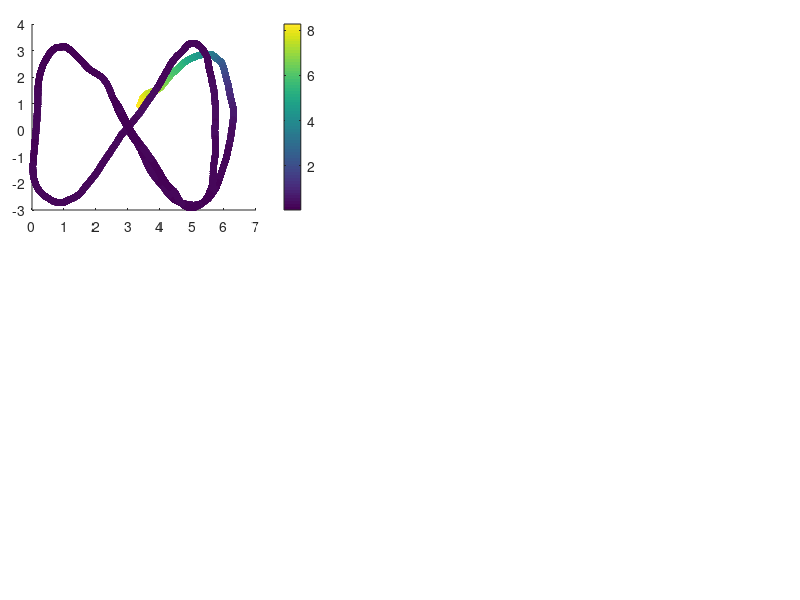

Write the MATLAB code that produced this figure. (Note: this script raises an error after producing the figure.)
%% Code to show the results of the Inverse kinematic controller

% Clean variables
clc, clear all, close all;
 
% Load variables of the system
load("T_MinNorma_UAV_DinInv_Real.mat")

% Change variable size
h = h(:, 1:end-1);
h_p = h_p(:, 1:end-1);
v = v(:, 1:end-1);

% Time definition 
t = t;

% Error definition
for k = 1:length(t)
    error_vector = hd(1:3, k)-h(1:3, k);
    error_dynamic(k) = norm(error_vector,2);
end

% Figure propert%% Figures
lw = 1; % linewidth 1
lwV = 2; % linewidth 2
fontsizeLabel = 11; %11
fontsizeLegend = 11;
fontsizeTicks = 11;
fontsizeTitel = 11;
sizeX = 1300; % size figure
sizeY = 750; % size figure

% color propreties
c1 = [80, 81, 79]/255;
c2 = [244, 213, 141]/255;
c3 = [242, 95, 92]/255;
c4 = [112, 141, 129]/255;

C18 = [0 0 0];
c5 = [130, 37, 37]/255;
c6 = [205, 167, 37]/255;
c7 = [81, 115, 180]/255;

C1 = [246 170 141]/255;
C2 = [51 187 238]/255;
C3 = [0 153 136]/255;
C4 = [238 119 51]/255;
C5 = [204 51 17]/255;
C6 = [238 51 119]/255;
C7 = [187 187 187]/255;
C8 = [80 80 80]/255;
C9 = [140 140 140]/255;
C10 = [0 128 255]/255;
C11 = [234 52 89]/255;
C12 = [39 124 252]/255;
C13 = [40 122 125]/255;
%C14 = [86 215 219]/255;
C14 = [252 94 158]/255;
C15 = [244 171 39]/255;
C16 = [100 121 162]/255;
C17 = [255 0 0]/255;
%% New color slection

figure('Position', [500 500 sizeX sizeY])
set(gcf, 'Position', [500 500 sizeX sizeY]);
fig1_comps.fig = gcf;

% Figure 1
axes('Position',[0.04 0.65 .35 .31]);
%% Colorbar
scatter(h(1, :),h(2, :),30,error_dynamic,'filled','MarkerFaceAlpha',0.7);
c = colorbar;
c.Label.Interpreter = 'latex';
c.Label.String = '$\textrm{Error}~||\tilde{\mathbf{\eta}}||$';

set(c,'TickLabelInterpreter','latex')

%% Desired Trajectory
hd_plot = line(hd(1,:),hd(2,:));
set(hd_plot, 'LineStyle', '--', 'Color', C8, 'LineWidth', 1.2*lw)

%% Real Trajectory
h_plot = line(h(1,:),h(2,:));
set(h_plot, 'LineStyle', '-', 'Color', C18, 'LineWidth', 1.2*lw)

%% Title of the image
hTitle_1 = title({'$\textrm{(a)}$'},'fontsize',14,'interpreter','latex','Color',C18);
%hXLabel_1 = xlabel('$x~[m]$','fontsize',9,'interpreter','latex', 'Color',C18);
hYLabel_1 = ylabel('$y~[m]$','fontsize',9,'interpreter','latex', 'Color',C18);

%% Legend nomeclature
hLegend_1 = legend([hd_plot, h_plot],{'$\mathbf{\eta}_d$','$\mathbf{\eta}$'},'fontsize',12,'interpreter','latex','Color',[255 255 255]/255,'Location','best','NumColumns',1,'TextColor','black');
set(gca,'ticklabelinterpreter','latex',...
        'fontsize',1.3*fontsizeTicks)
% Figure properties
ax_1 = gca;
ax_1.Box = 'on';
ax_1.BoxStyle = 'full';
ax_1.TickLength = [0.005;0.005];
ax_1.TickDirMode = 'auto';
ax_1.YMinorTick = 'on';
ax_1.XMinorTick = 'on';
% ax_2.XTickLabel = [];
ax_1.XMinorGrid = 'on';
ax_1.YMinorGrid = 'on';
%ax_2.MinorGridColor = '#8f8f8f';
ax_1.MinorGridAlpha = 0.15;
ax_1.LineWidth = 0.8;
ax_1.XLim = [min(h(1,:))-0.2 max(h(1,:))+0.2];
ax_1.YLim = [min(h(2,:))-0.2 max(h(2,:))+0.2];

% Figure 2
axes('Position',[0.04 0.28 .35 .31]);
%% Colorbar
scatter(h(1, :),h(3, :),30,error_dynamic,'filled','MarkerFaceAlpha',0.7);
c = colorbar;
c.Label.Interpreter = 'latex';
c.Label.String = '$\textrm{Error}~||\tilde{\mathbf{\eta}}||$';

set(c,'TickLabelInterpreter','latex')

%% Desired Trajectory
hd_plot_2 = line(hd(1,:),hd(3,:));
set(hd_plot_2, 'LineStyle', '--', 'Color', C8, 'LineWidth', 1.2*lw)

%% Real Trajectory
h_plot_2 = line(h(1,:),h(3,:));
set(h_plot_2, 'LineStyle', '-', 'Color', C18, 'LineWidth', 1.2*lw)

%% Title of the image
hTitle_2 = title({'$\textrm{(b)}$'},'fontsize',14,'interpreter','latex','Color',C18);
hXLabel_2 = xlabel('$x~[m]$','fontsize',9,'interpreter','latex', 'Color',C18);
hYLabel_2 = ylabel('$z~[m]$','fontsize',9,'interpreter','latex', 'Color',C18);

%% Legend nomeclature
hLegend_2 = legend([hd_plot_2, h_plot_2],{'$\mathbf{\eta}_d$','$\mathbf{\eta}$'},'fontsize',12,'interpreter','latex','Color',[255 255 255]/255,'Location','best','NumColumns',1,'TextColor','black');
set(gca,'ticklabelinterpreter','latex',...
        'fontsize',1.3*fontsizeTicks)
% Figure properties
ax_2 = gca;
ax_2.Box = 'on';
ax_2.BoxStyle = 'full';
ax_2.TickLength = [0.005;0.005];
ax_2.TickDirMode = 'auto';
ax_2.YMinorTick = 'on';
ax_2.XMinorTick = 'on';
% ax_2.XTickLabel = [];
ax_2.XMinorGrid = 'on';
ax_2.YMinorGrid = 'on';
%ax_2.MinorGridColor = '#8f8f8f';
ax_2.MinorGridAlpha = 0.15;
ax_2.LineWidth = 0.8;
ax_2.XLim = [min(h(1,:))-0.2 max(h(1,:))+0.2];
ax_2.YLim = [min(h(3,:))-0.2 max(h(3,:))+0.2];

axes('Position',[0.45 0.65 .54 .31]);
%% Data generation
error_x_plot = line(t,hd(1,:)-h(1,:));
set(error_x_plot, 'LineStyle', '-', 'Color', C5, 'LineWidth', 1.1*lw);
error_y_plot = line(t,hd(2,:)-h(2,:));
set(error_y_plot, 'LineStyle', '-', 'Color', C3, 'LineWidth', 1.1*lw);
error_z_plot = line(t,hd(3,:)-h(3,:));
set(error_z_plot, 'LineStyle', '-', 'Color', c7, 'LineWidth', 1.1*lw);

% fig1_comps.p1 = ul_plot;
%% Title of the image
hTitle_3 = title({'$\textrm{(c)}$'},'fontsize',14,'interpreter','latex','Color',C18);
%xlabel('$\textrm{Time}[s]$','fontsize',10,'interpreter','latex','Color',C18);
ylabel('$\textrm{Control Error}~[m]$','fontsize',10,'interpreter','latex', 'Color',C18);

%% Legend nomeclature
hLegend_3 = legend([error_x_plot,error_y_plot, error_z_plot],{'$\tilde{\mathbf{\eta}}_x$','$\tilde{\mathbf{\eta}}_y$','$\tilde{\mathbf{\eta}}_z$'},'fontsize',12,'interpreter','latex','Color',[255 255 255]/255,'Location','best','NumColumns',1,'TextColor','black');
 set(gca,'ticklabelinterpreter','latex',...
         'fontsize',1.3*fontsizeTicks)
%% Figure properties
ax_3 = gca;
ax_3.Box = 'on';
ax_3.BoxStyle = 'full';
ax_3.TickLength = [0.01;0.01];
ax_3.TickDirMode = 'auto';
ax_3.XTickLabel = [];
ax_3.YMinorTick = 'on';
ax_3.XMinorTick = 'on';
ax_3.XMinorGrid = 'on';
ax_3.YMinorGrid = 'on';
%ax_1.MinorGridColor = '#8f8f8f';
ax_3.MinorGridAlpha = 0.15;
ax_3.LineWidth = 0.8;
ax_3.XLim = [0 t(end)];

%% Zoom Plot
axes('Position',[0.70 0.85 .2 .1]);
index_zoom_1 = (t>=20) & (t<=30);
error_x_plot_zoom = line(t(index_zoom_1),hd(1,(index_zoom_1))-h(1,(index_zoom_1)));
error_y_plot_zoom = line(t(index_zoom_1),hd(2,(index_zoom_1))-h(2,(index_zoom_1)));
error_z_plot_zoom = line(t(index_zoom_1),hd(3,(index_zoom_1))-h(3,(index_zoom_1)));

set(error_x_plot_zoom, 'LineStyle', '-', 'Color', C5, 'LineWidth', lw*0.8);
set(error_y_plot_zoom, 'LineStyle', '-', 'Color', C3, 'LineWidth', lw*0.8);
set(error_z_plot_zoom, 'LineStyle', '-', 'Color', c7, 'LineWidth', lw*0.8);

set(gca,'ticklabelinterpreter','latex',...
         'fontsize',fontsizeTicks*0.5)
ax_1_zoom = gca;
ax_1_zoom.Box = 'on';
ax_1_zoom.BoxStyle = 'full';
ax_1_zoom.TickLength = [0.01;0.01];
%ax_1_zoom.YLim = [-0.5 0.5];
%ax_1_zoom.YTickLabel = [];
%ax_1_zoom.XTickLabel = [];
ax_1_zoom.TickDirMode = 'manual';
ax_1_zoom.TickDir = 'in';
ax_1_zoom.YMinorTick = 'on';
ax_1_zoom.XMinorTick = 'on';
ax_1_zoom.LineWidth = 0.5;
ax_1_zoom.XMinorGrid = 'on';
ax_1_zoom.YMinorGrid = 'on';
axes('Position',[0.45 0.28 .54 .31]);
%% Data generation
error_vx_plot = line(t,vref(1,:));
set(error_vx_plot, 'LineStyle', '-', 'Color', C7, 'LineWidth', 1.3*lw);
error_vy_plot = line(t,vref(2,:));
set(error_vy_plot, 'LineStyle', '-', 'Color', C14, 'LineWidth', 1.3*lw);
error_vz_plot = line(t,vref(3,:));
set(error_vz_plot, 'LineStyle', '-', 'Color', C15, 'LineWidth', 1.3*lw);

% fig1_comps.p1 = ul_plot;
%% Title of the image
hTitle_4 = title({'$\textrm{(d)}$'},'fontsize',14,'interpreter','latex','Color',C18);
xlabel('$\textrm{Time}[s]$','fontsize',10,'interpreter','latex','Color',C18);
ylabel('$\textrm{Inputs}~[m/s]$','fontsize',10,'interpreter','latex', 'Color',C18);

%% Legend nomeclature
hLegend_4 = legend([error_vx_plot,error_vy_plot, error_vz_plot],{'${\mu}_{l_{ref}}$','${\mu}_{m_{ref}}$','${\mu}_{n_{ref}}$'},'fontsize',12,'interpreter','latex','Color',[255 255 255]/255,'Location','best','NumColumns',1,'TextColor','black');
 set(gca,'ticklabelinterpreter','latex',...
         'fontsize',1.3*fontsizeTicks)
%% Figure properties
ax_4 = gca;
ax_4.Box = 'on';
ax_4.BoxStyle = 'full';
ax_4.TickLength = [0.01;0.01];
ax_4.TickDirMode = 'auto';
ax_4.YMinorTick = 'on';
ax_4.XMinorTick = 'on';
ax_4.XMinorGrid = 'on';
ax_4.YMinorGrid = 'on';
%ax_1.MinorGridColor = '#8f8f8f';
ax_4.MinorGridAlpha = 0.15;
ax_4.LineWidth = 0.8;
ax_4.XLim = [0 t(end)];
% 
set(gcf, 'Color', 'w'); % Sets axes background
export_fig Dynamics_real_results_a.pdf -q101

%% RMS dynamics
RMSE_x_dynamic = sqrt(mean((error_vector(1,:)).^2));
RMSE_y_dynamic = sqrt(mean((error_vector(2,:)).^2));
RMSE_z_dynamic = sqrt(mean((error_vector(3,:)).^2));

save("Dynamic_real_rmse.mat","RMSE_x_dynamic", "RMSE_y_dynamic", "RMSE_z_dynamic", "error_dynamic");